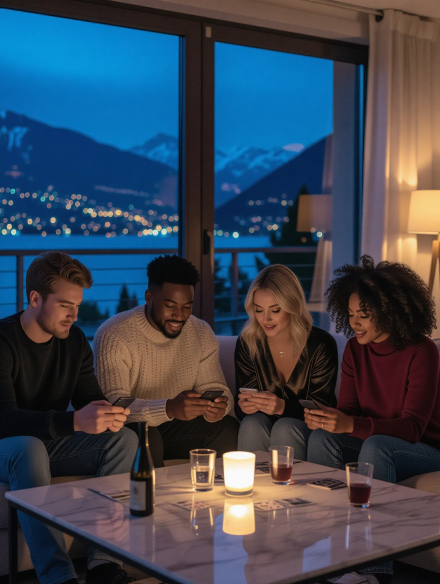
#> input picture nocta/ia/images/k01.jpg, 880 x 1168 px (shown at 1/2 size)
$ python -i flyer.py   (imports and definitions only)
#> lines starting #> are read from the running program, lines starting #| are printed output that depends on the picture
### tools/nocta/fx.py
"""Small image helpers shared by the NOCTA renderers (numpy float32 images, values 0..1+)."""
import numpy as np
from PIL import Image, ImageDraw, ImageFilter, ImageFont

from timeline import FONTS, W, H


def font(name, size):
    return ImageFont.truetype(str(FONTS / name), size)


def hex_rgb(h):
    h = h.lstrip("#")
    return np.array([int(h[i:i + 2], 16) / 255 for i in (0, 2, 4)], np.float32)


def text_mask(text, fnt, size=(W, H), center=None, xy=None, tracking=0.0, anchor="mm", stroke=0):
    """Render text into an L mask (float 0..1). tracking is extra spacing in em."""
    im = Image.new("L", size, 0)
    d = ImageDraw.Draw(im)
    if tracking == 0:
        pos = center if center is not None else xy
        d.text(pos, text, font=fnt, fill=255, anchor=anchor if center is not None else "la",
               stroke_width=stroke, stroke_fill=255)
    else:
        em = fnt.size
        widths = [d.textlength(c, font=fnt) for c in text]
        total = sum(widths) + tracking * em * (len(text) - 1)
        cx, cy = center
        x = cx - total / 2
        for c, w_ in zip(text, widths):
            d.text((x, cy), c, font=fnt, fill=255, anchor="lm", stroke_width=stroke, stroke_fill=255)
            x += w_ + tracking * em
    return np.asarray(im, np.float32) / 255


def blur(a, r):
    """Gaussian blur of a float 2D array (0..1) via PIL."""
    if r <= 0:
        return a
    im = Image.fromarray(np.clip(a * 255, 0, 255).astype(np.uint8), "L")
    return np.asarray(im.filter(ImageFilter.GaussianBlur(r)), np.float32) / 255


# [4 lines left out: function blur_f, not called in this run]


def smooth_noise(w, h, seed, octaves=((9, 16, 1.0), (18, 32, .5), (36, 64, .25))):
    """fractal value noise at resolution (h, w), values ~0..1"""
    rng = np.random.default_rng(seed)
    acc = np.zeros((h, w), np.float32)
    tot = 0
    for gx, gy, amp in octaves:
        g = rng.random((gy, gx)).astype(np.float32)
        im = Image.fromarray(g, "F").resize((w, h), Image.BICUBIC)
        acc += np.asarray(im, np.float32) * amp
        tot += amp
    acc /= tot
    acc = (acc - acc.min()) / (acc.max() - acc.min() + 1e-6)
    return acc


def upscale(a, w=W, h=H):
    return np.asarray(Image.fromarray(a.astype(np.float32), "F").resize((w, h), Image.BICUBIC), np.float32)


# [8 lines left out: function tonemap, not called in this run]


def to_u8(x):
    return (np.clip(x, 0, 1) * 255 + 0.5).astype(np.uint8)


def grain_bank(n, seed, sigma=0.022, h=H, w=W):
    rng = np.random.default_rng(seed)
    bank = []
    for _ in range(n):
        g = rng.normal(0, 1, (h // 2, w // 2)).astype(np.float32)
        g = upscale(g, w, h) * sigma
        bank.append(g[..., None])
    return bank


def vignette(strength=0.45, h=H, w=W):
    y, x = np.mgrid[0:h, 0:w].astype(np.float32)
    nx = (x - w / 2) / (w / 2)
    ny = (y - h / 2) / (h / 2)
    r = np.sqrt(nx ** 2 * 1.0 + ny ** 2 * 0.75)
    return (1 - strength * np.clip(r - 0.35, 0, 1) ** 1.6)[..., None].astype(np.float32)


def ease_out(t):
    t = np.clip(t, 0, 1)
    return 1 - (1 - t) ** 3


def ease_in_out(t):
    t = np.clip(t, 0, 1)
    return t * t * (3 - 2 * t)


# [10 lines left out: function zoom, not called in this run]

### tools/nocta/timeline.py
"""Shared timeline of the NOCTA commercial (45 s, 9:16, 24 fps).

The music is 130.17 BPM: 16 bars fit exactly between the drop (11.5 s, the camera passes
through the window) and the white strobe flash (41.0 s), and the final bass hit lands one bar
later (42.84 s). Every camera-driven transition sits on a bar or half bar of that grid.
"""
from pathlib import Path

ROOT = Path(__file__).resolve().parents[2]
FONTS = ROOT / "assets" / "fonts"
OUT = ROOT / "exports" / "nocta"
CLIPS = ROOT / "nocta" / "clips"

W, H, FPS = 1080, 1920, 24
DUR = 45.0
SR = 48000

DROP = 11.5                    # camera passes through the window, the track drops
FLASH = 41.0                   # white strobe flash, flyer starts
BAR = (FLASH - DROP) / 16      # 1.84375 s
BEAT = BAR / 4                 # 0.4609 s
BPM = 60 / BEAT                # 130.17
FINAL_HIT = FLASH + BAR        # 42.84 s, last bass hit, the logo pulses
NOTIF = 2.5                    # the four phones light up at the same time


def bar(n):
    """time of bar n of the grid (bar 0 = the drop)"""
    return DROP + n * BAR


# id, start, end, title, what has to be seen (French, shown on the animatic placeholders)
SEGMENTS = [
    ("01",  0.0,       6.0,       "LA NOTIFICATION",   "Salon, les 4 amis sur leurs telephones. 2,5 s : les 4 ecrans s'allument en meme temps."),
    ("02",  6.0,       DROP - .5, "LES REGARDS",       "Ils baissent les telephones, se regardent, sourient. La camera monte vers la baie vitree."),
    ("03a", DROP - .5, bar(1),    "A TRAVERS LA VITRE", "Drone FPV : survole la table, traverse la vitre (11,5 s), plonge au-dessus des toits."),
    ("03b", bar(1),    bar(2),    "LA GOLF",           "Plonge vers la route, rattrape la Golf GTI noire, traverse le pare-brise."),
    ("04",  bar(2),    bar(5),    "POV CONDUCTEUR",    "Mains sur le volant VW, cockpit, route le long du lac d'Annecy."),
    ("05",  bar(5),    bar(7),    "PROFIL",            "Sort par la vitre passager, travelling bas, Golf de profil, reflets."),
    ("06",  bar(7),    bar(9.5),  "LE CLUB",           "Monte dans le ciel, revele la facade neon NOCTA, la file, les videurs."),
    ("07",  bar(9.5),  bar(13.5), "JUSQU'AU DJ",       "FPV : passe les videurs, la piste bondee, lasers, jusqu'au DJ mains en l'air."),
    ("08",  bar(13.5), FLASH,     "VIP",               "Les 4 amis dansent dans le carre VIP. Flash stroboscopique blanc a la fin."),
    ("09",  FLASH,     DUR,       "FLYER",             "Flyer anime NOCTA CLUB (rendu fourni)."),
]


# [5 lines left out: function segment, not called in this run]


# [4 lines that do not run on import are left out]

### tools/nocta/flyer.py
"""Shot 9: animated NOCTA CLUB flyer (1080x1920, 24 fps, 4 s).

White strobe flash resolving into a black flyer: haze, blue/violet laser fans, a real neon-tube
"NOCTA" logo that flickers on letter by letter, "CLUB" in electric blue, the venue info, and a
pulse with camera punch, chromatic split and laser burst on the final bass hit.

    python3 tools/nocta/flyer.py --adresse "12 rue Exemple"     -> exports/nocta/nocta_flyer.mp4
"""
import argparse
import subprocess
import sys

import numpy as np
from PIL import Image, ImageFilter

sys.path.insert(0, str(__import__("pathlib").Path(__file__).parent))
from timeline import W, H, FPS, FLASH, FINAL_HIT, DUR, OUT  # noqa: E402
from fx import (font, hex_rgb, text_mask, blur, smooth_noise, upscale, tonemap, to_u8,  # noqa: E402
                grain_bank, vignette, ease_out, ease_in_out, zoom)

LEN = DUR - FLASH                  # 4.0 s
T_HIT = FINAL_HIT - FLASH          # 1.84 s
N_FRAMES = int(round(LEN * FPS))

VIOLET = hex_rgb("#A64DFF")
MAGENTA = hex_rgb("#FF45D6")
BLUE = hex_rgb("#2F7BFF")
CYAN = hex_rgb("#5FB6FF")
WHITE = np.ones(3, np.float32)

LOGO_Y = 740
CLUB_Y = 960
SEP_Y = 1170
INFO_Y = [1290, 1385, 1472]


def default_lines(adresse):
    return [f"{adresse} – Annecy", "Jeudi au samedi · 23h – 5h", "Entrée 15 € · Carré VIP sur réservation"]


class Flyer:
    def __init__(self, adresse="[ADRESSE]", lines=None):
        self.lines = lines or default_lines(adresse)
        yy, xx = np.mgrid[0:H, 0:W].astype(np.float32)
        self.X, self.Y = xx, yy
        y2, x2 = np.mgrid[0:H // 2, 0:W // 2].astype(np.float32)
        self.X2, self.Y2 = x2 * 2 + 0.5, y2 * 2 + 0.5
        self._club_lines = None
        self._build_logo()
        self._build_text()
        self.haze_src = smooth_noise(64, 220, 7, ((6, 20, 1.0), (12, 40, .55), (24, 80, .3)))
        self.vig = vignette(0.5)
        self.grain = grain_bank(8, 3, 0.020)
        rng = np.random.default_rng(11)
        self.dust = np.stack([rng.uniform(0, W, 260), rng.uniform(0, H, 260), rng.uniform(0.3, 1, 260),
                              rng.uniform(8, 40, 260)], 1)
        bg = np.zeros((H, W, 3), np.float32)
        r = np.sqrt(((self.X - W / 2) / 900) ** 2 + ((self.Y - LOGO_Y) / 1000) ** 2)
        self.backglow = (np.exp(-r * r * 2.2))[..., None] * (VIOLET * .55 + BLUE * .25)
        grad = np.clip((self.Y - 900) / 1100, 0, 1)[..., None]
        self.bg = bg + grad * hex_rgb("#120A2A") * .35 + hex_rgb("#010103")

    # ---------- static layers ----------
    def _build_logo(self):
        f = font("TiltNeon-Regular.ttf", 300)
        full = text_mask("NOCTA", f, center=(W / 2, LOGO_Y))
        cols = np.where(full.max(0) > 0.02)[0]
        x0, x1 = cols.min(), cols.max()
        # split into letters by the gaps between glyphs
        on = full.max(0) > 0.02
        letters, inside, start = [], False, 0
        for x in range(x0, x1 + 2):
            v = on[x] if x < W else False
            if v and not inside:
                start, inside = x, True
            elif not v and inside:
                letters.append((start, x))
                inside = False
        # glyphs like 'A' may split if not connected; merge to 5 groups by largest gaps
        while len(letters) > 5:
            gaps = [letters[i + 1][0] - letters[i][1] for i in range(len(letters) - 1)]
            i = int(np.argmin(gaps))
            letters[i] = (letters[i][0], letters[i + 1][1])
            del letters[i + 1]
        self.logo_box = (x0, x1)
        self.letters = []
        grad_t = np.clip((self.X - x0) / max(1, x1 - x0), 0, 1)[..., None]
        tint = VIOLET * (1 - grad_t) * 1.0 + MAGENTA * grad_t * 0.9 + VIOLET * grad_t * 0.25
        for a, b in letters:
            m = np.zeros_like(full)
            m[:, a:b] = full[:, a:b]
            im = Image.fromarray((m * 255).astype(np.uint8), "L")
            core = np.asarray(im.filter(ImageFilter.MinFilter(9)).filter(ImageFilter.GaussianBlur(2.2)), np.float32) / 255
            tube = blur(m, 1.2)
            glow = blur(m, 7) * 1.1 + blur(m, 22) * .9 + blur(m, 60) * .6 + blur(m, 140) * .45
            layer = tube[..., None] * tint * 1.25 + core[..., None] * (WHITE * .5 + tint * .5) * 0.75 + glow[..., None] * tint * 1.15
            self.letters.append(layer.astype(np.float32))
        # CLUB, electric blue, with side lines
        fc = font("Unbounded-Light.ttf", 74)
        club = text_mask("CLUB", fc, center=(W / 2, CLUB_Y), tracking=0.62)
        cols = np.where(club.max(0) > 0.02)[0]
        cx0, cx1 = cols.min(), cols.max()
        self.club_extent = (cx0, cx1)
        line = np.zeros_like(club)
        line[CLUB_Y - 2:CLUB_Y + 2, 120:cx0 - 46] = 1
        line[CLUB_Y - 2:CLUB_Y + 2, cx1 + 46:W - 120] = 1
        self.club_line_raw = line
        self.club = (blur(club, .8)[..., None] * (BLUE * .9 + WHITE * .55) * 1.4
                     + (blur(club, 6) * .9 + blur(club, 24) * .7 + blur(club, 70) * .45)[..., None] * BLUE * 1.3)

    def _build_text(self):
        fonts = [font("Poppins-SemiBold.ttf", 60), font("Poppins-Medium.ttf", 52), font("Poppins-Medium.ttf", 44)]
        colors = [hex_rgb("#FFFFFF"), hex_rgb("#E2D6FF"), hex_rgb("#CFE0FF")]
        self.info = []
        for i, (txt, f, c) in enumerate(zip(self.lines, fonts, colors)):
            size = f.size
            while True:
                m = text_mask(txt, f, center=(W / 2, INFO_Y[i]))
                cols = np.where(m.max(0) > 0.02)[0]
                if cols.max() - cols.min() <= 940 or size < 26:
                    break
                size -= 2
                f = font(f.path.split("/")[-1], size)
            shadow = blur(m, 10)
            glow = blur(m, 16)
            self.info.append((m, shadow, glow, c))
        sep = np.zeros((H, W), np.float32)
        sep[SEP_Y - 1:SEP_Y + 1, :] = 1
        fade = np.exp(-((self.X[0] - W / 2) / 330) ** 2)
        self.sep = sep * fade[None, :]

    # ---------- dynamic ----------
    # [30 lines left out: function lasers, not called in this run]

    def frame(self, i):
        tau = i / FPS
        p = np.exp(-(tau - T_HIT) / 0.22) if tau >= T_HIT else 0.0          # final-hit pulse
        pre = ease_in_out((tau - (T_HIT - 0.5)) / 0.5) if tau < T_HIT else 0.0  # breath before the hit

        # haze drifting upward
        off = (tau * 6.0) % 120
        o = int(off)
        hz = self.haze_src[o:o + 100, :]
        hz = upscale(hz, W, H)
        haze = 0.35 + 0.9 * hz

        img = self.bg.copy()
        img += self.backglow * (0.25 + 0.75 * ease_out(tau / 0.6)) * (1 + 1.5 * p) * haze[..., None] * 0.32
        img += haze[..., None] * hex_rgb("#1A1040") * 0.08

        energy = (0.24 + 0.04 * np.sin(tau * 9)) * (1 - 0.35 * pre) * (1 + 2.6 * p)
        spread = 1.0 - 0.55 * pre + 0.9 * p
        beam, bcol = self.lasers(tau, energy, spread)
        img += bcol * haze[..., None]

        # dust lit by the beams
        d = self.dust
        xs = (d[:, 0] + np.sin(tau * 0.7 + d[:, 3]) * 6).astype(int) % W
        ys = (d[:, 1] - tau * d[:, 3]).astype(int) % H
        lit = (0.04 + beam[ys, xs] * 1.4) * d[:, 2]
        for ddx in (0, 1):
            for ddy in (0, 1):
                img[(ys + ddy) % H, (xs + ddx) % W] += lit[:, None] * hex_rgb("#C8B8FF")

        # neon logo flicker-on
        order = [1, 0, 3, 2, 4]
        patterns = [1, 0, 0, 1, 1, 0, .4, 1, 0, 1, 1, 1]
        for li, layer in enumerate(self.letters):
            t_on = 0.10 + 0.075 * order[li]
            k = int((tau - t_on) * FPS)
            if k < 0:
                continue
            lv = patterns[k] if k < len(patterns) else 1.0
            hum = 1 + 0.03 * np.sin(2 * np.pi * 7.3 * tau + li * 1.7)
            lv *= hum * (1 - 0.18 * pre) * (1 + 1.4 * p)
            img += layer * lv

        # CLUB + side lines
        k = int((tau - 0.55) * FPS)
        if k >= 0:
            lv = [1, 0, .6, 1, 0, 1][k] if k < 6 else 1.0
            img += self.club * lv * (1 + 0.8 * p)
        g = ease_out((tau - 0.62) / 0.42)
        if g >= 1 and self._club_lines is not None:
            img += self._club_lines * (1 + p)
        elif g > 0:
            cx0, cx1 = self.club_extent
            line = np.zeros((H, W), np.float32)
            reach_l = int((cx0 - 46 - 120) * g)
            reach_r = int((W - 120 - cx1 - 46) * g)
            line[:, cx0 - 46 - reach_l:cx0 - 46] = self.club_line_raw[:, cx0 - 46 - reach_l:cx0 - 46]
            line[:, cx1 + 46:cx1 + 46 + reach_r] = self.club_line_raw[:, cx1 + 46:cx1 + 46 + reach_r]
            gl = blur(line, 1) * 1.2 + blur(line, 8) * .8 + blur(line, 28) * .5
            lines = gl[..., None] * BLUE * 1.4
            if g >= 1:
                self._club_lines = lines
            img += lines * (1 + p)

        # separator
        g = ease_out((tau - 0.78) / 0.4)
        if g > 0:
            reach = np.abs(self.X[0] - W / 2) <= g * W / 2
            img += (self.sep * reach[None, :])[..., None] * (VIOLET * .6 + WHITE * .5) * 0.9

        # info lines: dark halo for readability, then text
        for j, (m, shadow, glow, c) in enumerate(self.info):
            t0 = 0.88 + 0.16 * j
            a = ease_out((tau - t0) / 0.38)
            if a <= 0:
                continue
            dy = int(round((1 - a) * 26))
            mm, sh, gl = (np.roll(x, dy, 0) for x in (m, shadow, glow))
            img *= (1 - 0.75 * sh * a)[..., None]
            img += gl[..., None] * c * 0.22 * a
            img = img * (1 - mm[..., None] * a) + mm[..., None] * c * a * 1.05

        # hit flash
        img += p * 0.10 * (WHITE * .5 + CYAN * .5)

        out = tonemap(img) * self.vig
        # white strobe resolving into the flyer
        wf = 0.62 * np.exp(-tau / 0.09) if tau < 0.5 else 0.0
        out = out * (1 - wf) + wf * np.array([0.78, 0.69, 0.96], np.float32)

        # chromatic split on the hit
        k = int(round(9 * p))
        if k:
            out[..., 0] = np.roll(out[..., 0], k, 1)
            out[..., 2] = np.roll(out[..., 2], -k, 1)
        out += self.grain[i % len(self.grain)]
        u8 = to_u8(out)
        z = 1 + 0.025 * tau / LEN + 0.04 * p
        rng = np.random.default_rng(i)
        sh = 12 * p if tau - T_HIT < 3 / FPS else 0
        return zoom(u8, z, rng.uniform(-sh, sh), rng.uniform(-sh, sh))

    def frames(self):
        for i in range(N_FRAMES):
            yield self.frame(i)


# [25 lines left out: function main, not called in this run]


# [2 lines not run here, left out]

>>> import cv2
>>> picture = cv2.imread('../../nocta/ia/images/k01.jpg', cv2.IMREAD_GRAYSCALE)
>>> result = Flyer().frame(picture)
#> in _build_logo, `cols = np.where(full.max(0) > 0.02)[0]`: cols = 912 values from 51 to 1054
#> in _build_logo, `x0, x1 = cols.min(), cols.max()`: x0 = 51; x1 = 1054
#> the loop in _build_logo, `for x in range(x0, x1 + 2):` made 1005 passes
#> v on passes 1 to 8: True, True, True, True, True, True, True, True
#> after the loop in _build_logo, `for x in range(x0, x1 + 2):`: inside = False; letters = [(51, 217), (262, 466), (499, 677), (691, 1055)]; start = 691
#> in _build_logo, `self.logo_box = (x0, x1)`: self.logo_box = (51, 1054)
#> in _build_logo, `tint = VIOLET * (1 - grad_t) * 1.0 + MAGENTA * grad_t * 0.9 + VIOLET *..`:
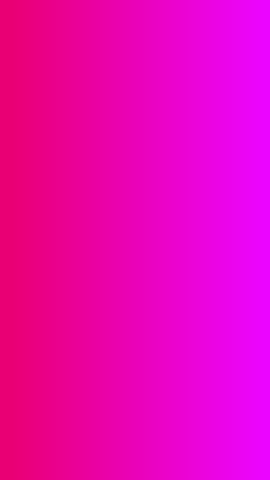
#> tint: shape (1920, 1080, 3) float32 (shown at 1/4 size); mean of channels 0, 1, 2 0.85, 0.311, 1; drawn with min black and max white
#> the loop in _build_logo, `for a, b in letters:` made 4 passes
#> after the loop in _build_logo, `for a, b in letters:`:
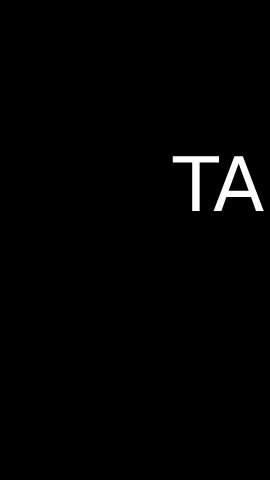
#> m: shape (1920, 1080) float32 (shown at 1/4 size); min 0, max 1, mean 0.0121
#> after the loop in _build_logo, `for a, b in letters:`: self.letters = 4 items
#> the loop in text_mask (call 2), `for c, w_ in zip(text, widths):` made 4 passes
#> (c, w_, x) on passes 1 to 4: ('C', 51.67, 469.8), ('L', 41.23, 556.9), ('U', 54.16, 657), ('B', 50.77, 753.6)
#> in _build_logo, `cols = np.where(club.max(0) > 0.02)[0]`: cols = 159 values from 376 to 702
#> in _build_logo, `cx0, cx1 = cols.min(), cols.max()`: cx0 = 376; cx1 = 702
#> in _build_logo, `self.club_extent = (cx0, cx1)`: self.club_extent = (376, 702)
#> in _build_text, `colors = [hex_rgb("#FFFFFF"), hex_rgb("#E2D6FF"), hex_rgb("#CFE0FF")]`: colors = [[1, 1, 1], [0.886, 0.839, 1], [0.812, 0.878, 1]]
#> the loop in _build_text, `for i, (txt, f, c) in enumerate(zip(self.lines, fonts, colors)):` made 3 passes
#> (txt, c) on passes 1 to 3: ('[ADRESSE] – Annecy', [1, 1, 1]), ('Jeudi au samedi · 23h – 5h', [0.886, 0.839, 1]), ('Entrée 15 € · Carré VIP sur réservation', [0.812, 0.878, 1])
#> after the loop in _build_text, `for i, (txt, f, c) in enumerate(zip(self.lines, fonts, colors)):`: self.info = 3 items
#> after the loop in smooth_noise, `for gx, gy, amp in octaves:`:
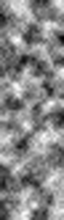
#> acc: shape (220, 64) float32; min 0.0495, max 1.7, mean 0.93; drawn with min black and max white
#> after the loop in smooth_noise, `for gx, gy, amp in octaves:`: tot = 1.85
#> in vignette, `r = np.sqrt(nx ** 2 * 1.0 + ny ** 2 * 0.75)`:
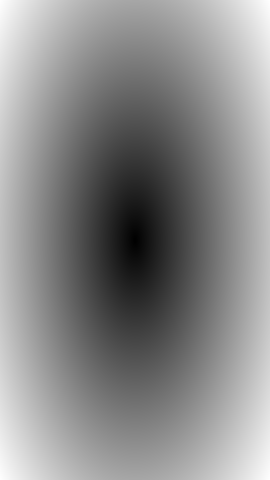
#> r: shape (1920, 1080) float32 (shown at 1/4 size); min 0, max 1.32, mean 0.715; drawn with min black and max white
#> in vignette, `return (1 - strength * np.clip(r - 0.35, 0, 1) ** 1.6)[..., None].asty..`:
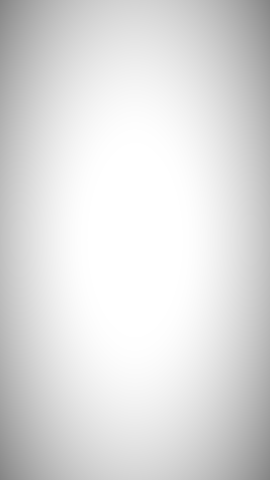
#> returned value: shape (1920, 1080, 1) float32 (shown at 1/4 size); min 0.522, max 1, mean 0.872
#> after the loop in grain_bank, `for _ in range(n):`:
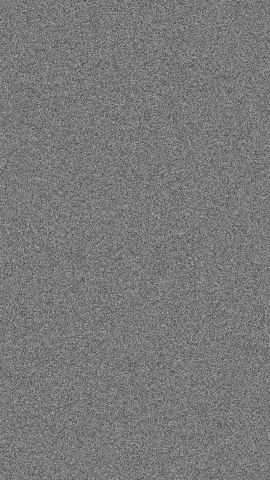
#> g: shape (1920, 1080) float32 (shown at 1/4 size); min -0.0744, max 0.0817, mean -7.1e-06; drawn with min black and max white
#> after the loop in grain_bank, `for _ in range(n):`: bank = 8 items
#> in __init__, `self.bg = bg + grad * hex_rgb("#120A2A") * .35 + hex_rgb("#010103")`:
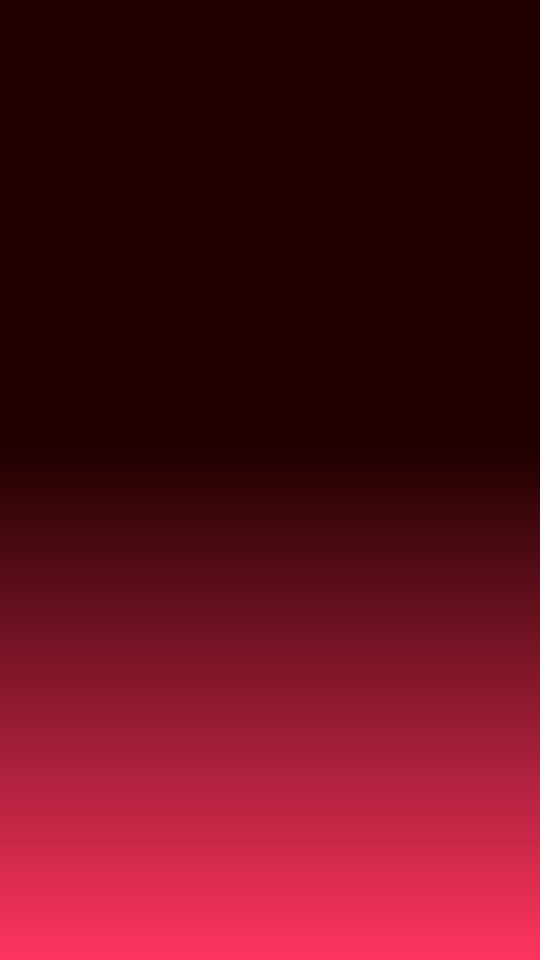
#> self.bg: shape (1920, 1080, 3) float32 (shown at 1/2 size); mean of channels 0, 1, 2 0.00999, 0.00729, 0.0259; drawn with min black and max white
#> (the run stopped early here; a loop or call above may not have finished)

$ run again, on nocta/ia/images/k02.jpg
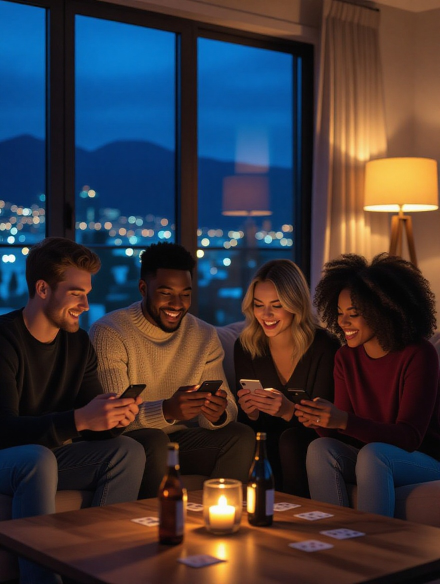
#> input picture nocta/ia/images/k02.jpg, 880 x 1168 px (shown at 1/2 size)
#> `picture = cv2.imread('../../nocta/ia/images/k01.jpg', cv2.IMREAD_GRAYS..`:
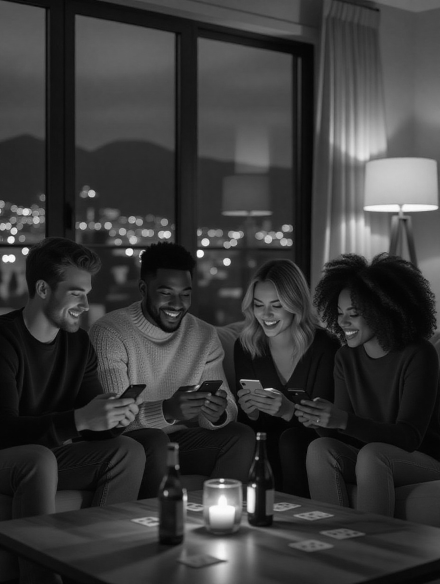
#> picture: shape (1168, 880) (shown at 1/2 size); min 0, max 255, mean 57.2
#> in _build_logo, `cols = np.where(full.max(0) > 0.02)[0]`: cols = 912 values from 51 to 1054
#> x0 = 51; x1 = 1054
#> the loop in _build_logo, `for x in range(x0, x1 + 2):` made 1005 passes
#> v on passes 1 to 8: True, True, True, True, True, True, True, True
#> after the loop in _build_logo, `for x in range(x0, x1 + 2):`: inside = False; letters = [(51, 217), (262, 466), (499, 677), (691, 1055)]; start = 691
#> self.logo_box = (51, 1054)
#> the loop in _build_logo, `for a, b in letters:` made 4 passes
#> after the loop in _build_logo, `for a, b in letters:`: self.letters = 4 items
#> the loop in text_mask (call 2), `for c, w_ in zip(text, widths):` made 4 passes
#> (c, w_, x) on passes 1 to 4: ('C', 51.67, 469.8), ('L', 41.23, 556.9), ('U', 54.16, 657), ('B', 50.77, 753.6)
#> in _build_logo, `cols = np.where(club.max(0) > 0.02)[0]`: cols = 159 values from 376 to 702
#> cx0 = 376; cx1 = 702
#> self.club_extent = (376, 702)
#> colors = [[1, 1, 1], [0.886, 0.839, 1], [0.812, 0.878, 1]]
#> the loop in _build_text, `for i, (txt, f, c) in enumerate(zip(self.lines, fonts, colors)):` made 3 passes
#> (txt, c) on passes 1 to 3: ('[ADRESSE] – Annecy', [1, 1, 1]), ('Jeudi au samedi · 23h – 5h', [0.886, 0.839, 1]), ('Entrée 15 € · Carré VIP sur réservation', [0.812, 0.878, 1])
#> after the loop in _build_text, `for i, (txt, f, c) in enumerate(zip(self.lines, fonts, colors)):`: self.info = 3 items
#> after the loop in smooth_noise, `for gx, gy, amp in octaves:`: tot = 1.85
#> after the loop in grain_bank, `for _ in range(n):`: bank = 8 items
